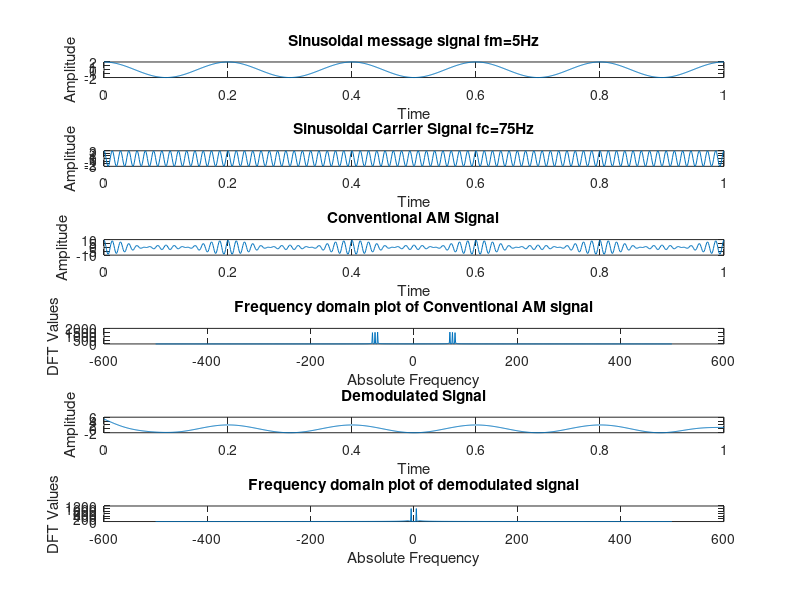

Recreate this plot in MATLAB.
clear all; close all; clc;
% Here, we will see the complete process of retrieval of the original message signal
% Through Conventional AM. 
%--------------------------------------------------------------------------
% Message signal
fs=1000; % Sampling frequency
t=0:1/fs:1; % Time
Am=2; fm=5; % Message Signal Amplitude, Frequency
message_signal= Am*cos(2*pi*fm*t); % Sinusoidal message signal
subplot(611); % Time domain Plot of Message Signal
plot(t,message_signal);
xlabel('Time');
ylabel('Amplitude');
title(['Sinusoidal message signal fm=', num2str(fm),'Hz']);
%--------------------------------------------------------------------------
% Carrier signal
Ac=3; fc=75; % Carrier Signal Amplitude, Frequency
carrier_signal= Ac*cos(2*pi*fc*t); %Sinusoidal carrier signal 
subplot(612); %  Time domain Plot of Carrier Signal
plot(t,carrier_signal);
xlabel('Time');
ylabel('Amplitude');
title(['Sinusoidal Carrier Signal fc=',num2str(fc),'Hz']);
%--------------------------------------------------------------------------
% Modulated signal
% Representation of Conventional AM signal
modulated_signal=message_signal.*carrier_signal+carrier_signal;
subplot(613); %  Time domain Plot of Modulated Signal 
plot(t,modulated_signal);
xlabel('Time');
ylabel('Amplitude');
title('Conventional AM Signal');
%--------------------------------------------------------------------------
% Frequency domain Plot of Modulated Signal
N=length(modulated_signal); % Number of DFT points
% Calculating the fft of modulated signal, then shifting the zero frequency component
% to center of the spectrum.
f_modulated_signal= fftshift(fft(modulated_signal,N));
f=fs*[-N/2:N/2-1]/N; % Frequency bins
subplot(614); % Plot
plot(f,abs(f_modulated_signal)); %Plotting the Magnitude values
xlabel('Absolute Frequency');
ylabel('DFT Values');
title('Frequency domain plot of Conventional AM signal');
%--------------------------------------------------------------------------
% Demodulated Signal
% Multiply the modulated signal with 2*(carrier signal)
product_demodulator=2*modulated_signal.*carrier_signal; %Product demodulator output
% Low pass filtering
% Remove the 2*wc frequency components, then divide it by Ac^2 and subtract 1
% Butterworth filter design
% Mapping cutoff frequency range 0-fs/2 to 0-1[Normalisation]
% Setting cutoff frequency: 2*(fm/(fs/2))
% Setting filter order: 5
[num,den]=butter(5,4*fm/fs); % Calculating numerator, denominator of filter coefficients
demodulated_signal=filtfilt(num,den,product_demodulator); % Low pass filter with Zero phase shift
demodulated_signal=(demodulated_signal/(Ac*Ac))-1;
subplot(615); %  Time domain Plot of demodulated signal 
plot(t,demodulated_signal);
xlabel('Time');
ylabel('Amplitude');
title('Demodulated Signal');
%--------------------------------------------------------------------------
% Frequency domain Plot of demodulated signal
N=length(product_demodulator); %Number of DFT points
% Calculating the fft of demodulated signal, then shifting the zero frequency component
% to center of the spectrum.
f_demodulated_signal=fftshift(fft(demodulated_signal,N));
f=fs*[-N/2:N/2-1]/N; % Frequency bins
subplot(616); % Plot
plot(f,abs(f_demodulated_signal));
xlabel('Absolute Frequency');
ylabel('DFT Values');
title('Frequency domain plot of demodulated signal');
%--------------------------------------------------------------------------























